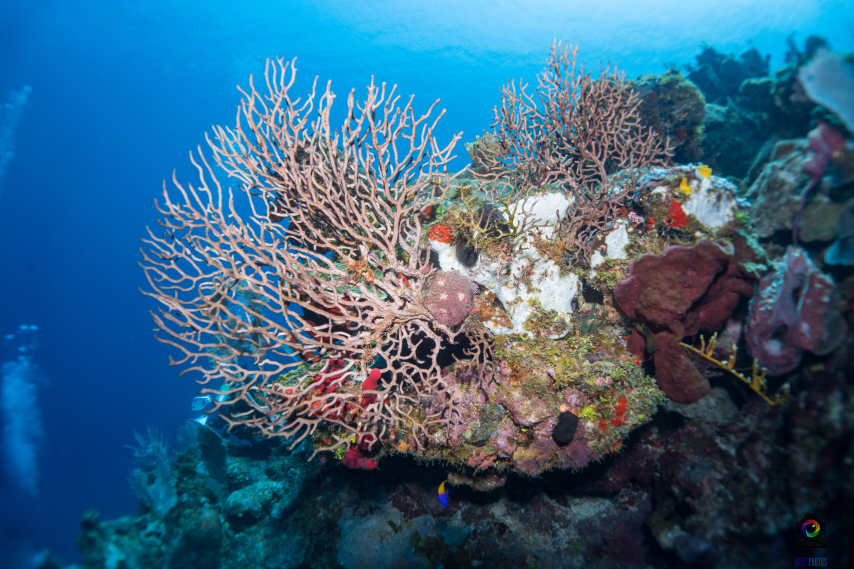
#> input picture underwater.jpg, 2560 x 1707 px (shown at 1/3 size)
$ python indu.py
#> lines starting #> are read from the running program, lines starting #| are printed output that depends on the picture; after the words box and inside, x2 and y2 are one past the last pixel; in counts of white or black regions, pixels touching at a corner belong together
import cv2
import numpy as np


image = cv2.imread("underwater.jpg")
#> image is the input picture: shape (1707, 2560, 3); mean B, G, R 128.8, 100.1, 56.8
image = cv2.resize(image, (640, 480))
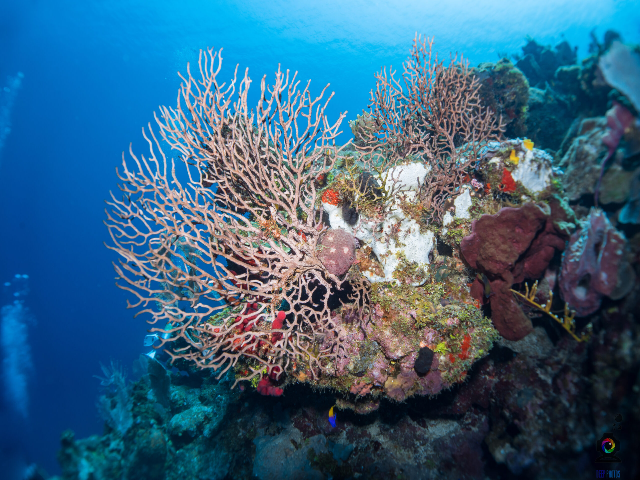
#> image: shape (480, 640, 3); mean B, G, R 128.7, 100, 56.6


hsv = cv2.cvtColor(image, cv2.COLOR_BGR2HSV)
#> hsv: shape (480, 640, 3); mean H, S, V 94.5, 160.1, 136.6


lower_bound = np.array([10, 100, 100])
upper_bound = np.array([30, 255, 255])


mask = cv2.inRange(hsv, lower_bound, upper_bound)
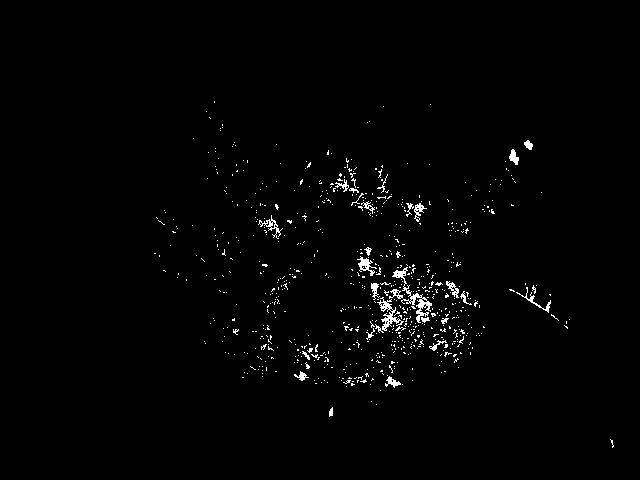
#> mask: shape (480, 640); 1.4% white in thin lines or dots, all inside (x1, y1, x2, y2) = (154, 101, 614, 448)


result = cv2.bitwise_and(image, image, mask=mask)
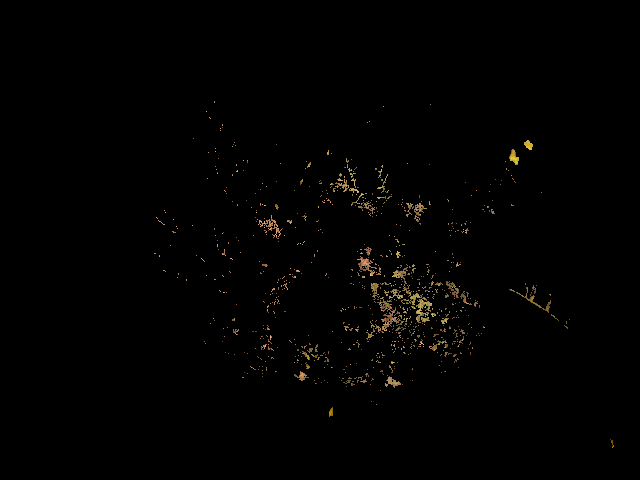
#> result: shape (480, 640, 3); mean B, G, R 1, 1.7, 2.1

contours, _ = cv2.findContours(mask, cv2.RETR_EXTERNAL, cv2.CHAIN_APPROX_SIMPLE)
#> contours = 735 contours, 716 with area under 20; largest, box (x1, y1, x2, y2) and area: (392, 267, 432, 323) 280, (377, 297, 404, 331) 204, (357, 256, 377, 276) 116, (258, 215, 283, 239) 96, (414, 203, 427, 222) 76


for contour in contours:
    area = cv2.contourArea(contour)
    if area > 500:
        x, y, w, h = cv2.boundingRect(contour)
        cv2.rectangle(image, (x, y), (x + w, y + h), (0, 255, 0), 2)
#> this loop made 735 passes
#> area on passes 28, 40: 62.5, 43


cv2.imshow("Original Image", image)
cv2.imshow("Mask", mask)
cv2.imshow("Detected Object", result)
cv2.waitKey(0)
cv2.destroyAllWindows()
